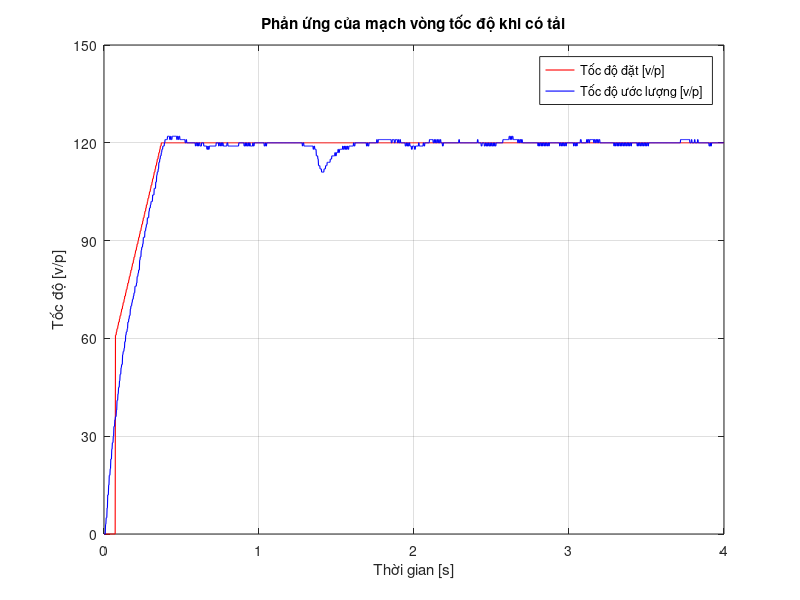
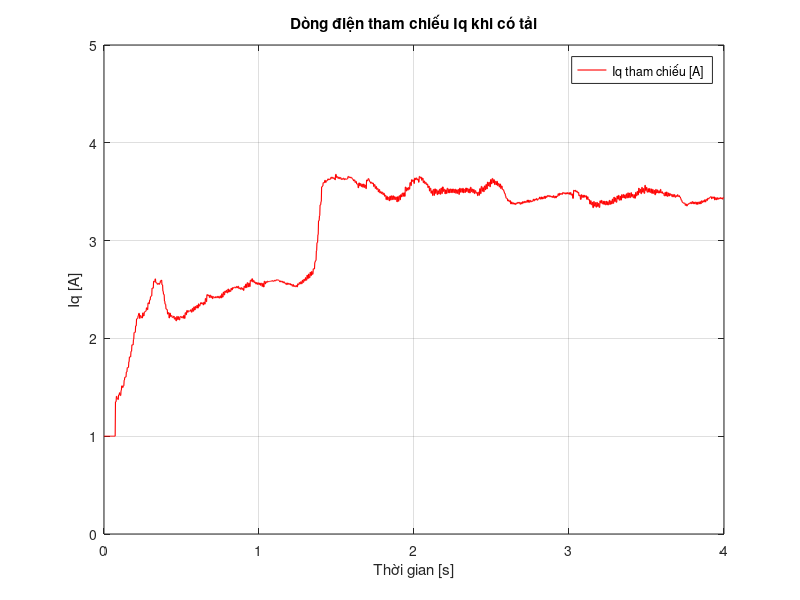

MATLAB code for these plots, in order:
close all;

%A=load('momen_change4.txt');
%A=load('Iq_changemomen.txt');
A=load('new_ch_m3.txt');

x=0:0.002:(4.0-0.002*1);
y1=A(1:2000,1);
y2=A(1:2000,2);
y3=A(1:2000,3)/1000;

figure(1)

%subplot(2,1,1)
plot(x,y1, '-r', 'LineWidth', 0.8);
hold on;
plot(x,y2, '-b', 'LineWidth', 0.8);
ylim([0 150]);
yticks([0 30 60 90 120 150]);
title('Phản ứng của mạch vòng tốc độ khi có tải');
xlabel('Thời gian [s]');
ylabel('Tốc độ [v/p]');
legend('Tốc độ đặt [v/p]','Tốc độ ước lượng [v/p]');
grid on;

figure(2)
%subplot(2,1,2)
plot(x,y3, '-r', 'LineWidth', 0.8);
hold on;
title('Dòng điện tham chiếu Iq khi có tải');
xlabel('Thời gian [s]');
ylabel('Iq [A]');
ylim([0,5]);
legend('Iq tham chiếu [A]');
grid on;
